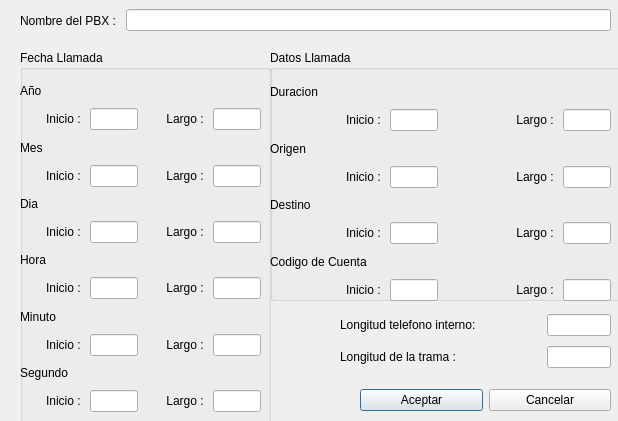
<?xml version="1.0" encoding="UTF-8"?>
<ui version="4.0">
 <class>CRUD_PBX</class>
 <widget class="QDialog" name="CRUD_PBX">
  <property name="geometry">
   <rect>
    <x>0</x>
    <y>0</y>
    <width>618</width>
    <height>421</height>
   </rect>
  </property>
  <property name="windowTitle">
   <string>Configuracion de perfiles de PBX</string>
  </property>
  <widget class="QGroupBox" name="groupBox">
   <property name="geometry">
    <rect>
     <x>20</x>
     <y>50</y>
     <width>251</width>
     <height>381</height>
    </rect>
   </property>
   <property name="title">
    <string>Fecha Llamada</string>
   </property>
   <widget class="QWidget" name="gridLayoutWidget">
    <property name="geometry">
     <rect>
      <x>0</x>
      <y>30</y>
      <width>241</width>
      <height>332</height>
     </rect>
    </property>
    <layout class="QGridLayout" name="gridLayout">
     <item row="3" column="0">
      <widget class="QLabel" name="label_2">
       <property name="text">
        <string>Inicio : </string>
       </property>
       <property name="alignment">
        <set>Qt::AlignRight|Qt::AlignTrailing|Qt::AlignVCenter</set>
       </property>
      </widget>
     </item>
     <item row="3" column="1">
      <widget class="QLineEdit" name="lineEditAnoI">
       <property name="minimumSize">
        <size>
         <width>10</width>
         <height>0</height>
        </size>
       </property>
       <property name="maximumSize">
        <size>
         <width>48</width>
         <height>16777215</height>
        </size>
       </property>
      </widget>
     </item>
     <item row="3" column="3">
      <widget class="QLineEdit" name="lineEditAnoL">
       <property name="maximumSize">
        <size>
         <width>48</width>
         <height>16777215</height>
        </size>
       </property>
      </widget>
     </item>
     <item row="5" column="3">
      <widget class="QLineEdit" name="lineEditMesL">
       <property name="maximumSize">
        <size>
         <width>48</width>
         <height>16777215</height>
        </size>
       </property>
      </widget>
     </item>
     <item row="5" column="1">
      <widget class="QLineEdit" name="lineEditMesI">
       <property name="maximumSize">
        <size>
         <width>48</width>
         <height>16777215</height>
        </size>
       </property>
      </widget>
     </item>
     <item row="7" column="3">
      <widget class="QLineEdit" name="lineEditDiaL">
       <property name="maximumSize">
        <size>
         <width>48</width>
         <height>16777215</height>
        </size>
       </property>
      </widget>
     </item>
     <item row="9" column="1">
      <widget class="QLineEdit" name="lineEditHoraI">
       <property name="maximumSize">
        <size>
         <width>48</width>
         <height>16777215</height>
        </size>
       </property>
      </widget>
     </item>
     <item row="9" column="3">
      <widget class="QLineEdit" name="lineEditHoraL">
       <property name="maximumSize">
        <size>
         <width>48</width>
         <height>16777215</height>
        </size>
       </property>
      </widget>
     </item>
     <item row="11" column="1">
      <widget class="QLineEdit" name="lineEditMinutoI">
       <property name="maximumSize">
        <size>
         <width>48</width>
         <height>16777215</height>
        </size>
       </property>
      </widget>
     </item>
     <item row="11" column="3">
      <widget class="QLineEdit" name="lineEditMinutoL">
       <property name="maximumSize">
        <size>
         <width>48</width>
         <height>16777215</height>
        </size>
       </property>
      </widget>
     </item>
     <item row="13" column="3">
      <widget class="QLineEdit" name="lineEditSegundoL">
       <property name="maximumSize">
        <size>
         <width>48</width>
         <height>16777215</height>
        </size>
       </property>
      </widget>
     </item>
     <item row="13" column="1">
      <widget class="QLineEdit" name="lineEditSegundoI">
       <property name="maximumSize">
        <size>
         <width>48</width>
         <height>16777215</height>
        </size>
       </property>
      </widget>
     </item>
     <item row="7" column="1">
      <widget class="QLineEdit" name="lineEditDiaI">
       <property name="maximumSize">
        <size>
         <width>48</width>
         <height>16777215</height>
        </size>
       </property>
      </widget>
     </item>
     <item row="2" column="0">
      <widget class="QLabel" name="label">
       <property name="frameShadow">
        <enum>QFrame::Plain</enum>
       </property>
       <property name="text">
        <string>Año</string>
       </property>
       <property name="wordWrap">
        <bool>false</bool>
       </property>
       <property name="indent">
        <number>0</number>
       </property>
      </widget>
     </item>
     <item row="4" column="0">
      <widget class="QLabel" name="label_4">
       <property name="text">
        <string>Mes</string>
       </property>
      </widget>
     </item>
     <item row="6" column="0">
      <widget class="QLabel" name="label_7">
       <property name="text">
        <string>Dia</string>
       </property>
      </widget>
     </item>
     <item row="8" column="0">
      <widget class="QLabel" name="label_10">
       <property name="text">
        <string>Hora</string>
       </property>
      </widget>
     </item>
     <item row="10" column="0">
      <widget class="QLabel" name="label_13">
       <property name="text">
        <string>Minuto</string>
       </property>
      </widget>
     </item>
     <item row="12" column="0">
      <widget class="QLabel" name="label_16">
       <property name="text">
        <string>Segundo</string>
       </property>
      </widget>
     </item>
     <item row="5" column="0">
      <widget class="QLabel" name="label_5">
       <property name="text">
        <string>Inicio : </string>
       </property>
       <property name="alignment">
        <set>Qt::AlignRight|Qt::AlignTrailing|Qt::AlignVCenter</set>
       </property>
      </widget>
     </item>
     <item row="7" column="0">
      <widget class="QLabel" name="label_17">
       <property name="text">
        <string>Inicio : </string>
       </property>
       <property name="alignment">
        <set>Qt::AlignRight|Qt::AlignTrailing|Qt::AlignVCenter</set>
       </property>
      </widget>
     </item>
     <item row="9" column="0">
      <widget class="QLabel" name="label_14">
       <property name="text">
        <string>Inicio : </string>
       </property>
       <property name="alignment">
        <set>Qt::AlignRight|Qt::AlignTrailing|Qt::AlignVCenter</set>
       </property>
      </widget>
     </item>
     <item row="11" column="0">
      <widget class="QLabel" name="label_11">
       <property name="text">
        <string>Inicio : </string>
       </property>
       <property name="alignment">
        <set>Qt::AlignRight|Qt::AlignTrailing|Qt::AlignVCenter</set>
       </property>
      </widget>
     </item>
     <item row="13" column="0">
      <widget class="QLabel" name="label_8">
       <property name="text">
        <string>Inicio : </string>
       </property>
       <property name="alignment">
        <set>Qt::AlignRight|Qt::AlignTrailing|Qt::AlignVCenter</set>
       </property>
      </widget>
     </item>
     <item row="3" column="2">
      <widget class="QLabel" name="label_3">
       <property name="text">
        <string>Largo : </string>
       </property>
       <property name="alignment">
        <set>Qt::AlignRight|Qt::AlignTrailing|Qt::AlignVCenter</set>
       </property>
      </widget>
     </item>
     <item row="5" column="2">
      <widget class="QLabel" name="label_18">
       <property name="text">
        <string>Largo : </string>
       </property>
       <property name="alignment">
        <set>Qt::AlignRight|Qt::AlignTrailing|Qt::AlignVCenter</set>
       </property>
      </widget>
     </item>
     <item row="7" column="2">
      <widget class="QLabel" name="label_15">
       <property name="text">
        <string>Largo : </string>
       </property>
       <property name="alignment">
        <set>Qt::AlignRight|Qt::AlignTrailing|Qt::AlignVCenter</set>
       </property>
      </widget>
     </item>
     <item row="9" column="2">
      <widget class="QLabel" name="label_12">
       <property name="text">
        <string>Largo : </string>
       </property>
       <property name="alignment">
        <set>Qt::AlignRight|Qt::AlignTrailing|Qt::AlignVCenter</set>
       </property>
      </widget>
     </item>
     <item row="11" column="2">
      <widget class="QLabel" name="label_9">
       <property name="text">
        <string>Largo : </string>
       </property>
       <property name="alignment">
        <set>Qt::AlignRight|Qt::AlignTrailing|Qt::AlignVCenter</set>
       </property>
      </widget>
     </item>
     <item row="13" column="2">
      <widget class="QLabel" name="label_6">
       <property name="text">
        <string>Largo : </string>
       </property>
       <property name="alignment">
        <set>Qt::AlignRight|Qt::AlignTrailing|Qt::AlignVCenter</set>
       </property>
      </widget>
     </item>
    </layout>
   </widget>
  </widget>
  <widget class="QWidget" name="horizontalLayoutWidget">
   <property name="geometry">
    <rect>
     <x>20</x>
     <y>0</y>
     <width>591</width>
     <height>41</height>
    </rect>
   </property>
   <layout class="QHBoxLayout" name="horizontalLayout">
    <item>
     <widget class="QLabel" name="label_19">
      <property name="text">
       <string>Nombre del PBX : </string>
      </property>
     </widget>
    </item>
    <item>
     <widget class="QLineEdit" name="lineEditNombrePBX"/>
    </item>
   </layout>
  </widget>
  <widget class="QGroupBox" name="groupBox_2">
   <property name="geometry">
    <rect>
     <x>270</x>
     <y>50</y>
     <width>361</width>
     <height>251</height>
    </rect>
   </property>
   <property name="title">
    <string>Datos Llamada</string>
   </property>
   <widget class="QWidget" name="gridLayoutWidget_2">
    <property name="geometry">
     <rect>
      <x>0</x>
      <y>30</y>
      <width>341</width>
      <height>221</height>
     </rect>
    </property>
    <layout class="QGridLayout" name="gridLayout_2">
     <item row="1" column="1">
      <widget class="QLineEdit" name="lineEditDuracionI">
       <property name="maximumSize">
        <size>
         <width>48</width>
         <height>16777215</height>
        </size>
       </property>
      </widget>
     </item>
     <item row="1" column="3">
      <widget class="QLineEdit" name="lineEditDuracionL">
       <property name="maximumSize">
        <size>
         <width>48</width>
         <height>16777215</height>
        </size>
       </property>
      </widget>
     </item>
     <item row="3" column="1">
      <widget class="QLineEdit" name="lineEditOrigenI">
       <property name="maximumSize">
        <size>
         <width>48</width>
         <height>16777215</height>
        </size>
       </property>
      </widget>
     </item>
     <item row="3" column="3">
      <widget class="QLineEdit" name="lineEditOrigenL">
       <property name="maximumSize">
        <size>
         <width>48</width>
         <height>16777215</height>
        </size>
       </property>
      </widget>
     </item>
     <item row="5" column="3">
      <widget class="QLineEdit" name="lineEditDestinoL">
       <property name="maximumSize">
        <size>
         <width>48</width>
         <height>16777215</height>
        </size>
       </property>
      </widget>
     </item>
     <item row="5" column="1">
      <widget class="QLineEdit" name="lineEditDestinoI">
       <property name="maximumSize">
        <size>
         <width>48</width>
         <height>16777215</height>
        </size>
       </property>
      </widget>
     </item>
     <item row="7" column="1">
      <widget class="QLineEdit" name="lineEditCuentaI">
       <property name="maximumSize">
        <size>
         <width>48</width>
         <height>16777215</height>
        </size>
       </property>
      </widget>
     </item>
     <item row="7" column="3">
      <widget class="QLineEdit" name="lineEditCuentaL">
       <property name="maximumSize">
        <size>
         <width>48</width>
         <height>16777215</height>
        </size>
       </property>
      </widget>
     </item>
     <item row="6" column="0">
      <widget class="QLabel" name="label_29">
       <property name="text">
        <string>Codigo de Cuenta</string>
       </property>
      </widget>
     </item>
     <item row="4" column="0">
      <widget class="QLabel" name="label_26">
       <property name="text">
        <string>Destino</string>
       </property>
      </widget>
     </item>
     <item row="2" column="0">
      <widget class="QLabel" name="label_23">
       <property name="text">
        <string>Origen</string>
       </property>
      </widget>
     </item>
     <item row="0" column="0">
      <widget class="QLabel" name="label_20">
       <property name="text">
        <string>Duracion</string>
       </property>
      </widget>
     </item>
     <item row="1" column="0">
      <widget class="QLabel" name="label_21">
       <property name="text">
        <string>Inicio : </string>
       </property>
       <property name="alignment">
        <set>Qt::AlignRight|Qt::AlignTrailing|Qt::AlignVCenter</set>
       </property>
      </widget>
     </item>
     <item row="3" column="0">
      <widget class="QLabel" name="label_34">
       <property name="text">
        <string>Inicio : </string>
       </property>
       <property name="alignment">
        <set>Qt::AlignRight|Qt::AlignTrailing|Qt::AlignVCenter</set>
       </property>
      </widget>
     </item>
     <item row="5" column="0">
      <widget class="QLabel" name="label_28">
       <property name="text">
        <string>Inicio : </string>
       </property>
       <property name="alignment">
        <set>Qt::AlignRight|Qt::AlignTrailing|Qt::AlignVCenter</set>
       </property>
      </widget>
     </item>
     <item row="7" column="0">
      <widget class="QLabel" name="label_24">
       <property name="text">
        <string>Inicio : </string>
       </property>
       <property name="alignment">
        <set>Qt::AlignRight|Qt::AlignTrailing|Qt::AlignVCenter</set>
       </property>
      </widget>
     </item>
     <item row="1" column="2">
      <widget class="QLabel" name="label_30">
       <property name="text">
        <string>Largo : </string>
       </property>
       <property name="alignment">
        <set>Qt::AlignRight|Qt::AlignTrailing|Qt::AlignVCenter</set>
       </property>
      </widget>
     </item>
     <item row="3" column="2">
      <widget class="QLabel" name="label_27">
       <property name="text">
        <string>Largo : </string>
       </property>
       <property name="alignment">
        <set>Qt::AlignRight|Qt::AlignTrailing|Qt::AlignVCenter</set>
       </property>
      </widget>
     </item>
     <item row="5" column="2">
      <widget class="QLabel" name="label_25">
       <property name="text">
        <string>Largo : </string>
       </property>
       <property name="alignment">
        <set>Qt::AlignRight|Qt::AlignTrailing|Qt::AlignVCenter</set>
       </property>
      </widget>
     </item>
     <item row="7" column="2">
      <widget class="QLabel" name="label_22">
       <property name="text">
        <string>Largo : </string>
       </property>
       <property name="alignment">
        <set>Qt::AlignRight|Qt::AlignTrailing|Qt::AlignVCenter</set>
       </property>
      </widget>
     </item>
    </layout>
   </widget>
  </widget>
  <widget class="QWidget" name="horizontalLayoutWidget_2">
   <property name="geometry">
    <rect>
     <x>360</x>
     <y>380</y>
     <width>251</width>
     <height>41</height>
    </rect>
   </property>
   <layout class="QHBoxLayout" name="horizontalLayout_2">
    <item>
     <widget class="QPushButton" name="pushButtonAceptar">
      <property name="text">
       <string>Aceptar</string>
      </property>
     </widget>
    </item>
    <item>
     <widget class="QPushButton" name="pushButtonCancelar">
      <property name="text">
       <string>Cancelar</string>
      </property>
     </widget>
    </item>
   </layout>
  </widget>
  <widget class="QWidget" name="gridLayoutWidget_3">
   <property name="geometry">
    <rect>
     <x>340</x>
     <y>310</y>
     <width>271</width>
     <height>62</height>
    </rect>
   </property>
   <layout class="QGridLayout" name="gridLayout_3">
    <item row="1" column="0">
     <widget class="QLabel" name="label_33">
      <property name="text">
       <string>Longitud de la trama : </string>
      </property>
     </widget>
    </item>
    <item row="0" column="1">
     <widget class="QLineEdit" name="lineEditInternoL">
      <property name="maximumSize">
       <size>
        <width>64</width>
        <height>16777215</height>
       </size>
      </property>
     </widget>
    </item>
    <item row="1" column="1">
     <widget class="QLineEdit" name="lineEditTramaL">
      <property name="maximumSize">
       <size>
        <width>64</width>
        <height>16777215</height>
       </size>
      </property>
     </widget>
    </item>
    <item row="0" column="0">
     <widget class="QLabel" name="label_32">
      <property name="text">
       <string>Longitud telefono interno:</string>
      </property>
     </widget>
    </item>
   </layout>
  </widget>
 </widget>
 <tabstops>
  <tabstop>lineEditNombrePBX</tabstop>
  <tabstop>lineEditAnoI</tabstop>
  <tabstop>lineEditAnoL</tabstop>
  <tabstop>lineEditMesI</tabstop>
  <tabstop>lineEditMesL</tabstop>
  <tabstop>lineEditDiaI</tabstop>
  <tabstop>lineEditDiaL</tabstop>
  <tabstop>lineEditHoraI</tabstop>
  <tabstop>lineEditHoraL</tabstop>
  <tabstop>lineEditMinutoI</tabstop>
  <tabstop>lineEditMinutoL</tabstop>
  <tabstop>lineEditSegundoI</tabstop>
  <tabstop>lineEditSegundoL</tabstop>
  <tabstop>lineEditDuracionI</tabstop>
  <tabstop>lineEditDuracionL</tabstop>
  <tabstop>lineEditOrigenI</tabstop>
  <tabstop>lineEditOrigenL</tabstop>
  <tabstop>lineEditDestinoI</tabstop>
  <tabstop>lineEditDestinoL</tabstop>
  <tabstop>lineEditCuentaI</tabstop>
  <tabstop>lineEditCuentaL</tabstop>
  <tabstop>lineEditInternoL</tabstop>
  <tabstop>lineEditTramaL</tabstop>
  <tabstop>pushButtonAceptar</tabstop>
  <tabstop>pushButtonCancelar</tabstop>
 </tabstops>
 <resources/>
 <connections/>
</ui>
